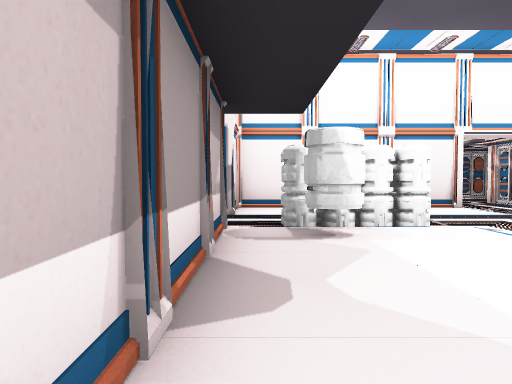
[1] (above)

16 first-person views from a walk through a Unity game level. The camera is 1.5 m above the floor, tilts 2° down and sees 70° across. The floor is counted in squares, 2 m on a side. Each view is taken from the middle of a square. On the plan, view 1 faces up. The plan holds only what a view shows up to about 11 squares ahead; the rest is blank. The place goes on beyond the plan. The player is left out. Door leaves are left out, so doorways stand open. Some surface patterns are stand-ins.

[2]
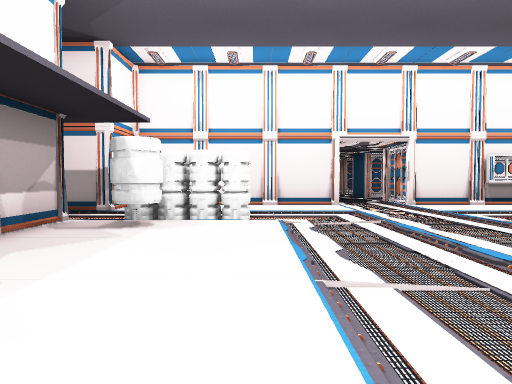

[3]
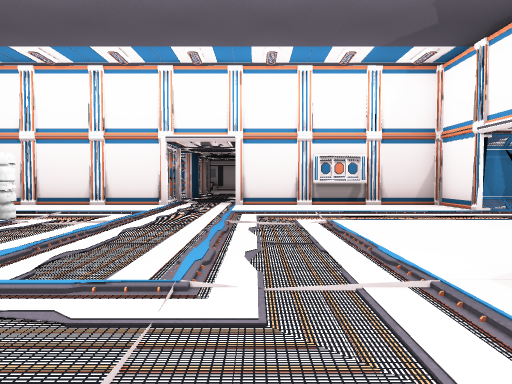

[4]
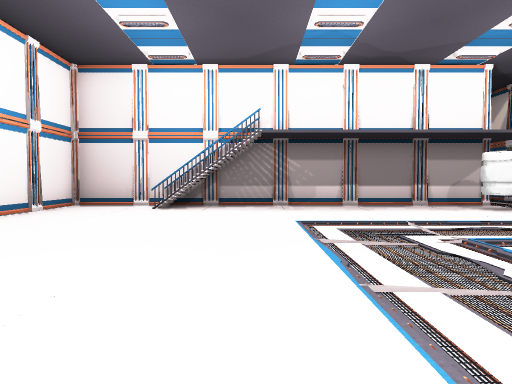

[5]
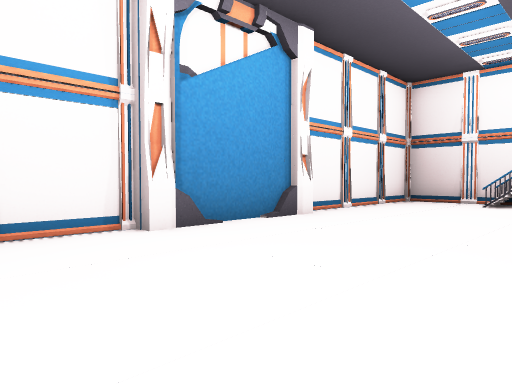

[6]
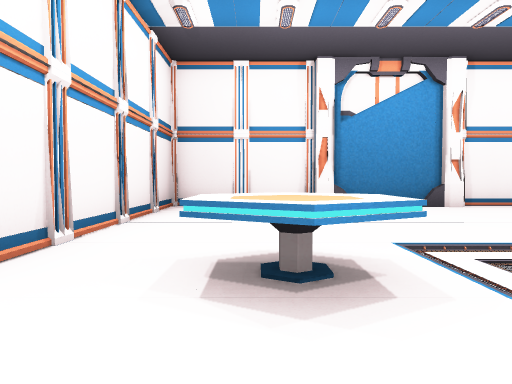

[7]
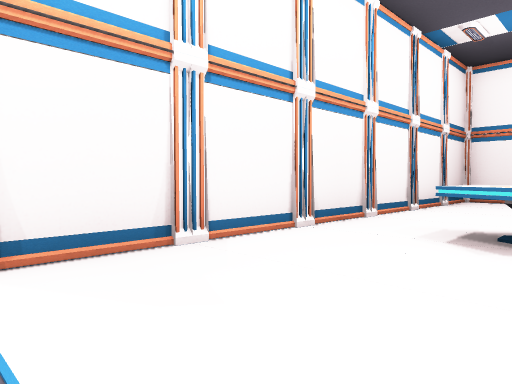

[8]
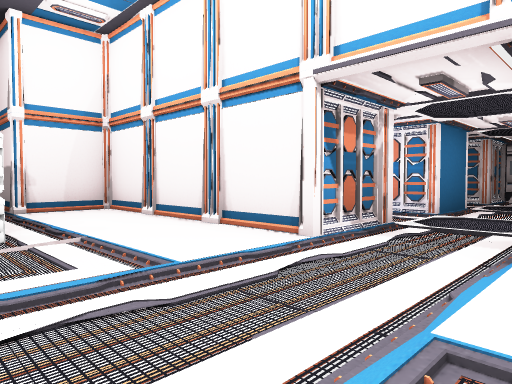

[9]
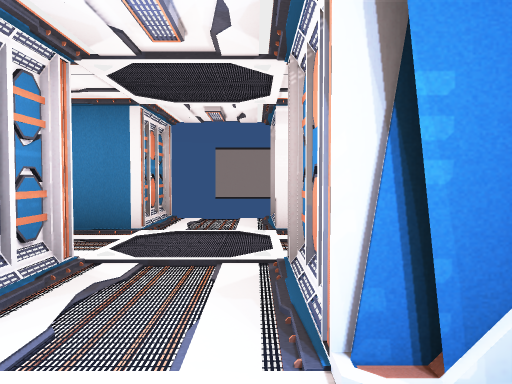

[10]
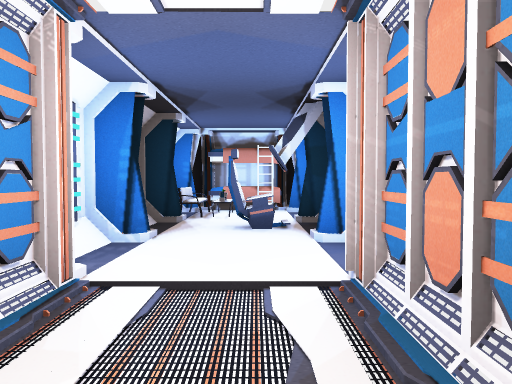

[11]
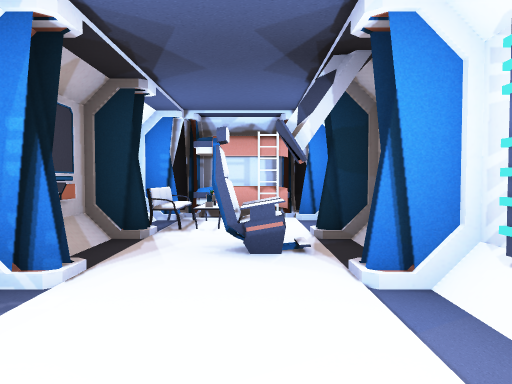

[12]
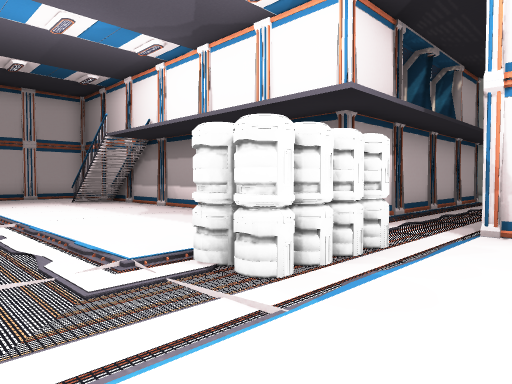

[13]
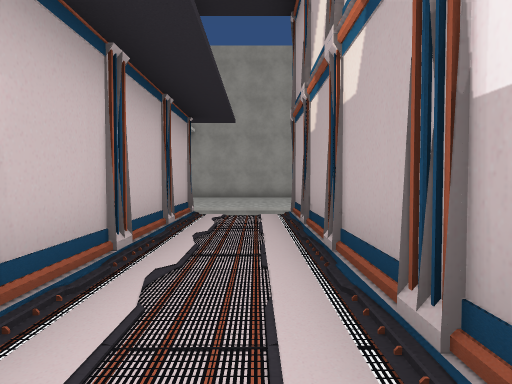

[14]
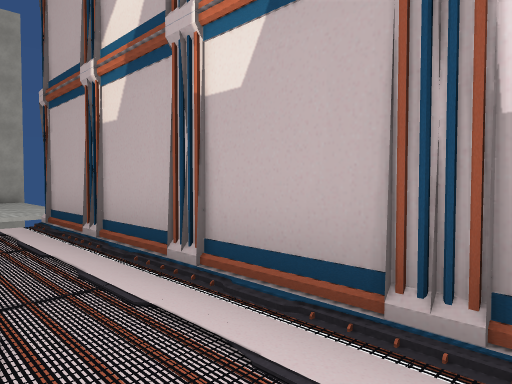

[15]
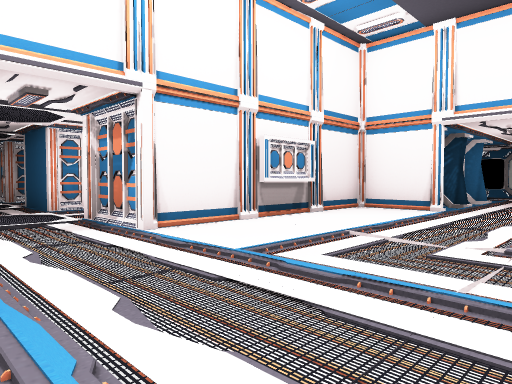

[16]
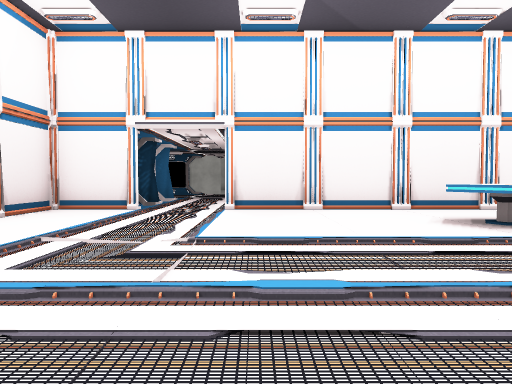

### Floor plan
Ten units are one square. View 1 is at (0, 0); x grows to the right and y downward. Boxes are objects, and circles mark ways between rooms. Rooms are numbered by the first view taken in them; rooms with no view inside come last. Other rooms are left out.
<svg viewBox="-95 -161 233 228">
<path fill="none" stroke="#000" d="M8 24 8 36M-5 -58 -5 62 52 62M46 -96 -5 -96 -5 -78 -86 -78M54 58 65 58M59 60 89 60M83 58 94 58 94 62 133 62 133 -58M113 -95 96 -95M133 -76 133 -96 74 -96M-86 -56 -20 -56M-5 -116 -5 -110 5 -110M16 -116 16 -110 22 -110M-24 -137 -32 -137 -32 -118 -24 -118 -24 -110M21 -145 16 -145 16 -138M32 -111 32 -118M74 -144 74 -156M54 -156 54 -144"/>
<rect x="-5" y="-75" width="10" height="10" fill="#bbb"><title>barrel</title></rect>
<rect x="5" y="-55" width="10" height="10" fill="#bbb"><title>barrel</title></rect>
<rect x="5" y="-65" width="10" height="10" fill="#bbb"><title>barrel</title></rect>
<rect x="5" y="-75" width="10" height="10" fill="#bbb"><title>barrel</title></rect>
<rect x="15" y="-65" width="10" height="10" fill="#bbb"><title>barrel</title></rect>
<rect x="15" y="-75" width="10" height="10" fill="#bbb"><title>barrel</title></rect>
<rect x="25" y="-65" width="10" height="10" fill="#bbb"><title>barrel</title></rect>
<rect x="25" y="-75" width="10" height="10" fill="#bbb"><title>barrel</title></rect>
<rect x="45" y="-115" width="10" height="20" fill="#bbb"><title>other object</title></rect>
<rect x="95" y="-25" width="20" height="20" fill="#bbb"><title>table</title></rect>
<rect x="-35" y="-135" width="20" height="10" fill="#bbb"><title>bed</title></rect>
<rect x="-25" y="-125" width="20" height="10" fill="#bbb"><title>other object</title></rect>
<rect x="-5" y="-135" width="10" height="10" fill="#bbb"><title>console</title></rect>
<rect x="5" y="-135" width="10" height="10" fill="#bbb"><title>other object</title></rect>
<rect x="35" y="-145" width="20" height="10" fill="#bbb"><title>other object</title></rect>
<rect x="45" y="-125" width="10" height="10" fill="#bbb"><title>other object</title></rect>
<rect x="75" y="-115" width="10" height="10" fill="#bbb"><title>other object</title></rect>
<rect x="75" y="-145" width="20" height="10" fill="#bbb"><title>other object</title></rect>
<rect x="85" y="-125" width="10" height="10" fill="#bbb"><title>other object</title></rect>
<circle cx="65" cy="-100" r="3" fill="#2a7"/>
<circle cx="30" cy="-125" r="3" fill="#2a7"/>
<circle cx="30" cy="-140" r="3" fill="#2a7"/>
<text x="60" y="-20">1</text>
<text x="0" y="-130">2</text>
<text x="60" y="-130">3</text>
</svg>
Room 1 opens to room 3. Room 2 opens to room 3.

Where each view was taken, in squares from view 1:
view 1: 0 up, 0 right, facing up
view 2: 1 down, 3 right, facing up
view 3: 1 down, 8 right, facing up
view 4: 1 down, 10 right, facing left
view 5: 1 down, 12 right, facing down-left
view 6: 4 up, 11 right, facing down
view 7: 6 up, 10 right, facing down-right
view 8: 6 up, 8 right, facing up-left
view 9: 12 up, 2 right, facing right
view 10: 13 up, 6 right, facing left
view 11: 13 up, 4 right, facing left
view 12: 9 up, 5 right, facing down-left
view 13: 7 up, 1 left, facing left
view 14: 6 up, 2 left, facing up-left
view 15: 5 up, 5 right, facing up-right
view 16: 5 up, 5 right, facing right
